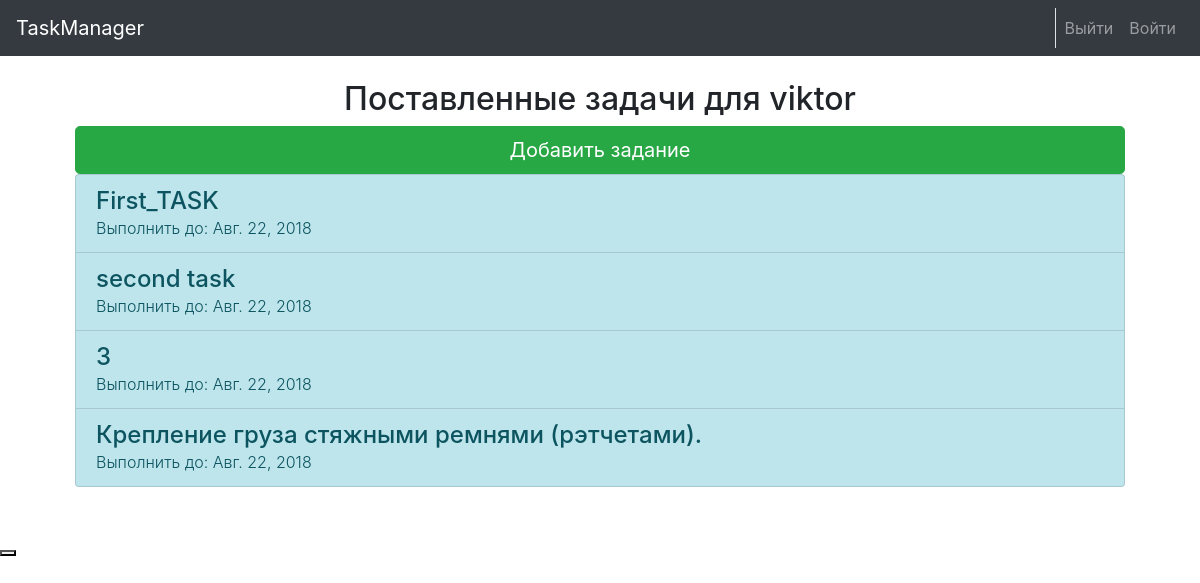
Page / (signed in) on the earlier database version.
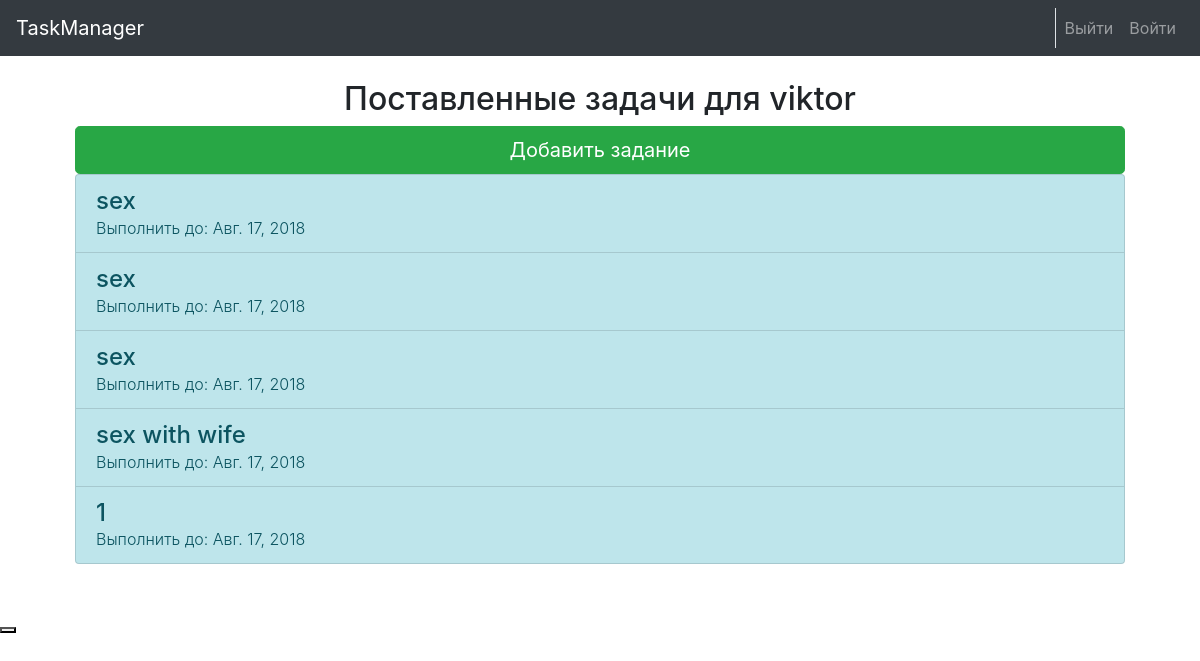
Same page on the later database version.
### taskapp/models.py (models this page shows, shortened)
class Task(models.Model):
    date_finish = models.DateField()
    date_start = models.DateField(auto_now=True)
    title = models.CharField(max_length=100)
    descrition = models.TextField()
    owner = models.ForeignKey(User, on_delete=models.CASCADE)

### taskapp/views.py (the view)
# urls.py: 2. Add a URL to urlpatterns:  path('', views.home, name='home')
def home(request):
    tasks = ''
    if request.user.is_authenticated:
        date = datetime.datetime
        tasks = Task.objects.filter(owner=request.user).filter(date_finish__gt=date.today()).order_by('date_finish')
    return render(request, 'taskapp/home.html', {'tasks': tasks})

### taskapp/templates/taskapp/home.html
{% extends 'taskapp/base.html' %}
{% block content %}
    <div class="container mt-5 text-center" >
        {% if  user.is_authenticated %}
            <br>
            <h2 class="mt-2">Поставленные задачи для {{ user.get_username }}</h2>
             <input type="button" class="btn btn-lg btn-success btn-block" value="Добавить задание" onClick='location.href="{% url 'add' %}"'>
            {% if  not tasks.count %}
                <H2>У вас нет задач на будущее.</H2>
                <H2>Поставте себе цель!</H2>
            {% else %}
                <div class="list-group">
                {% for task in tasks %}
                    <a class="list-group-item list-group-item-action list-group-item-info"
                       href="{% url 'task_detale' pk=task.pk %}"><h4 class="text-left m-0">{{ task.title }}</h4>
                        <p class="font-weight-light m-0 text-left">Выполнить до: {{ task.date_finish }}</p>
                    </a>
                {% endfor %}
            </div>
            {% endif %}
        {% endif %}
    </div>
{% endblock content %}

### taskapp/templates/taskapp/base.html (shortened to what this page needs)
{% load static %}
<!doctype html>
<html lang="en">
<head>
    <link rel="stylesheet" href="{% static 'css/bootstrap.min.css' %}">
</head>
<body>
<header>
    <nav class="navbar navbar-expand-md navbar-dark fixed-top bg-dark">
        <a class="navbar-brand" href="{% url 'home' %}">TaskManager</a>
        <div class="collapse navbar-collapse" id="navbarCollapse">
            <ul class="navbar-nav mr-auto">
                <li class="nav-item active">
                    <a class="nav-link" href="{% url 'home' %}"><span class="sr-only">(current)</span></a>
                </li>
            </ul>
            <ul class="navbar-nav text-right">
                <a class="nav-link text-right border-left" href="{% url 'sign_out' %}">Выйти</a>
                <a class="nav-link text-right" href="{% url 'sign_in' %}">Войти</a>
            </ul>
        </div>
    </nav>
</header>
<main role="main" class="container mt-5 mb-5">
    <div class="container">
        {% block content %}
        {% endblock content %}
    </div>
</main>
<button></button>
</body>
</html>

Differences in the rows shown:
removed Task: title "First_TASK", date_finish "Авг. 22, 2018"
removed Task: title "second task", date_finish "Авг. 22, 2018"
removed Task: title "3", date_finish "Авг. 22, 2018"
removed Task: title "Крепление груза стяжными ремнями (рэтчетами).", date_finish "Авг. 22, 2018"
added Task: title "sex", date_finish "Авг. 17, 2018"
added Task: title "sex", date_finish "Авг. 17, 2018"
added Task: title "sex", date_finish "Авг. 17, 2018"
added Task: title "sex with wife", date_finish "Авг. 17, 2018"
added Task: title "1", date_finish "Авг. 17, 2018"
